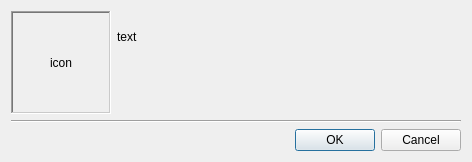
<?xml version="1.0" encoding="UTF-8"?>
<ui version="4.0">
 <class>ShutdownDialog</class>
 <widget class="QDialog" name="ShutdownDialog">
  <property name="geometry">
   <rect>
    <x>0</x>
    <y>0</y>
    <width>472</width>
    <height>162</height>
   </rect>
  </property>
  <property name="windowTitle">
   <string>Shutting down computer</string>
  </property>
  <layout class="QVBoxLayout" name="verticalLayout_2">
   <item>
    <layout class="QHBoxLayout" name="horizontalLayout">
     <item>
      <widget class="QLabel" name="icon_label">
       <property name="minimumSize">
        <size>
         <width>100</width>
         <height>0</height>
        </size>
       </property>
       <property name="toolTip">
        <string/>
       </property>
       <property name="frameShape">
        <enum>QFrame::WinPanel</enum>
       </property>
       <property name="frameShadow">
        <enum>QFrame::Sunken</enum>
       </property>
       <property name="text">
        <string notr="true">icon</string>
       </property>
       <property name="alignment">
        <set>Qt::AlignCenter</set>
       </property>
      </widget>
     </item>
     <item>
      <layout class="QVBoxLayout" name="verticalLayout">
       <item>
        <widget class="QLabel" name="text_label">
         <property name="sizePolicy">
          <sizepolicy hsizetype="MinimumExpanding" vsizetype="Expanding">
           <horstretch>0</horstretch>
           <verstretch>0</verstretch>
          </sizepolicy>
         </property>
         <property name="text">
          <string notr="true">text</string>
         </property>
         <property name="wordWrap">
          <bool>true</bool>
         </property>
        </widget>
       </item>
       <item>
        <spacer name="verticalSpacer">
         <property name="orientation">
          <enum>Qt::Vertical</enum>
         </property>
         <property name="sizeHint" stdset="0">
          <size>
           <width>20</width>
           <height>18</height>
          </size>
         </property>
        </spacer>
       </item>
      </layout>
     </item>
    </layout>
   </item>
   <item>
    <widget class="Line" name="line">
     <property name="orientation">
      <enum>Qt::Horizontal</enum>
     </property>
    </widget>
   </item>
   <item>
    <widget class="QDialogButtonBox" name="buttonBox">
     <property name="orientation">
      <enum>Qt::Horizontal</enum>
     </property>
     <property name="standardButtons">
      <set>QDialogButtonBox::Cancel|QDialogButtonBox::Ok</set>
     </property>
    </widget>
   </item>
  </layout>
 </widget>
 <tabstops>
  <tabstop>buttonBox</tabstop>
 </tabstops>
 <resources/>
 <connections>
  <connection>
   <sender>buttonBox</sender>
   <signal>accepted()</signal>
   <receiver>ShutdownDialog</receiver>
   <slot>accept()</slot>
   <hints>
    <hint type="sourcelabel">
     <x>250</x>
     <y>189</y>
    </hint>
    <hint type="destinationlabel">
     <x>250</x>
     <y>105</y>
    </hint>
   </hints>
  </connection>
  <connection>
   <sender>buttonBox</sender>
   <signal>rejected()</signal>
   <receiver>ShutdownDialog</receiver>
   <slot>reject()</slot>
   <hints>
    <hint type="sourcelabel">
     <x>250</x>
     <y>189</y>
    </hint>
    <hint type="destinationlabel">
     <x>250</x>
     <y>105</y>
    </hint>
   </hints>
  </connection>
 </connections>
</ui>
